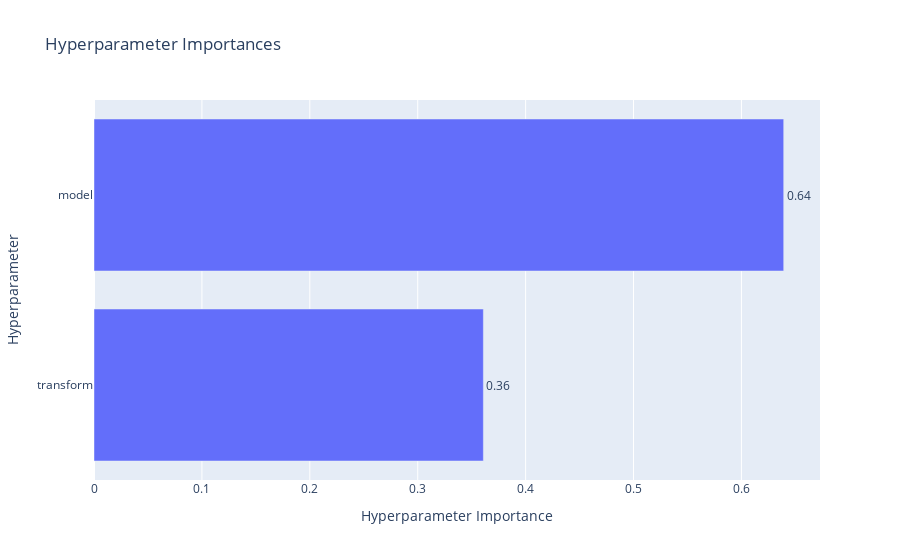

Notebook code cell kept with this figure:
### Code cell
plot_param_importances(study).show()

### Figure 1 — Plotly figure (JSON) as saved in the notebook; plotly's stock layout.template omitted (floating-point values rounded to 4 significant figures)
{"data": [{"cliponaxis": false, "hovertemplate": ["transform (CategoricalDistribution): 0.36083052906401303<extra></extra>", "model (CategoricalDistribution): 0.639169470935987<extra></extra>"], "name": "Objective Value", "orientation": "h", "text": ["0.36", "0.64"], "textposition": "outside", "type": "bar", "x": [0.3608, 0.6392], "y": ["transform", "model"]}], "layout": {"title": {"text": "Hyperparameter Importances"}, "xaxis": {"title": {"text": "Hyperparameter Importance"}}, "yaxis": {"title": {"text": "Hyperparameter"}}}}
